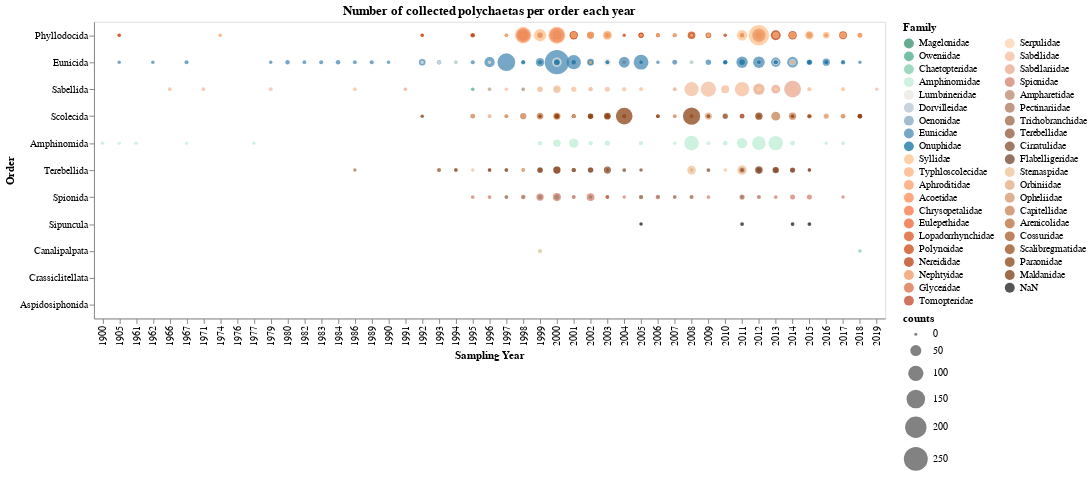

The cell this chart's notebook holds for it:
### Code cell
g1 = alt.Chart(orders, width=800, height=300, 
               title='Number of collected polychaetas per order each year').mark_circle().encode(
    x= alt.X('start_year', type='ordinal', title='Sampling Year'),
    y= alt.Y('order', type='nominal', title='Order',
            sort= alt.EncodingSortField(field='counts', op='sum', order='descending')),
    size = alt.Size('counts', scale=alt.Scale(range=[10,600])),
    color = alt.Color('family:N', title='Family', 
                      scale= alt.Scale(domain=list(cores_familia.keys()), range=list(cores_familia.values())),
                      legend= alt.Legend(columns=2, symbolLimit=42)),
    tooltip= alt.Tooltip(['start_year', 'counts'])
)

# saving graph
# g1.save('./graphs/orders_per_year.html')

g1

### Figure 1 — Vega-Lite specification as saved in the notebook (floating-point values rounded to 4 significant figures; data arrays with more than 128 entries replaced by an {"elided": "..."} marker saying what was removed)
{"config": {"view": {"continuousWidth": 400, "continuousHeight": 300}}, "data": {"name": "data-da3cf0d379c5c244d9f88897772484f4"}, "mark": "circle", "encoding": {"color": {"type": "nominal", "field": "family", "legend": {"columns": 2, "symbolLimit": 42}, "scale": {"domain": ["Magelonidae", "Oweniidae", "Chaetopteridae", "Amphinomidae", "Lumbrineridae", "Dorvilleidae", "Oenonidae", "Eunicidae", "Onuphidae", "Syllidae", "Typhloscolecidae", "Aphroditidae", "Acoetidae", "Chrysopetalidae", "Eulepethidae", "Lopadorrhynchidae", "Polynoidae", "Nereididae", "Nephtyidae", "Glyceridae", "Tomopteridae", "Serpulidae", "Sabellidae", "Sabellariidae", "Spionidae", "Ampharetidae", "Pectinariidae", "Trichobranchidae", "Terebellidae", "Cirratulidae", "Flabelligeridae", "Sternaspidae", "Orbiniidae", "Opheliidae", "Capitellidae", "Arenicolidae", "Cossuridae", "Scalibregmatidae", "Paraonidae", "Maldanidae", "NaN"], "range": ["#238762", "#3CA67F", "#77c8a5", "#bbebd3", "#e7e5df", "#b2c0d0", "#7A9FBF", "#3c81ae", "#00669a", "#ffbd84", "#ffaa74", "#ff9760", "#ff814b", "#fc6b36", "#eb5824", "#d94814", "#c83b03", "#b73000", "#f18e56", "#D96236", "#bf381b", "#fbd0ad", "#f2b999", "#e8a287", "#d27666", "#b48061", "#a66c4b", "#975b39", "#874c2c", "#774124", "#683720", "#eebd93", "#dfa47a", "#d28d60", "#c37746", "#b4622f", "#a3501d", "#92420e", "#823606", "#732c02", "#0D0D0D"]}, "title": "Family"}, "size": {"type": "quantitative", "field": "counts", "scale": {"range": [10, 600]}}, "tooltip": [{"type": "quantitative", "field": "start_year"}, {"type": "quantitative", "field": "counts"}], "x": {"type": "ordinal", "field": "start_year", "title": "Sampling Year"}, "y": {"type": "nominal", "field": "order", "sort": {"field": "counts", "op": "sum", "order": "descending"}, "title": "Order"}}, "height": 300, "title": "Number of collected polychaetas per order each year", "width": 800, "$schema": "https://vega.github.io/schema/vega-lite/v4.8.1.json", "datasets": {"data-da3cf0d379c5c244d9f88897772484f4": {"elided": "557 records"}}}
